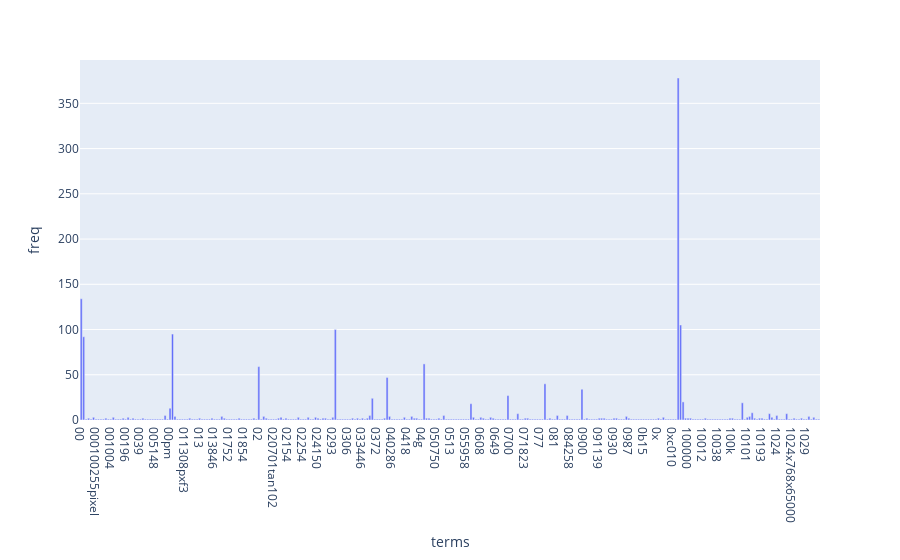

Notebook code cell kept with this figure:
### Markdown cell above
<a id='exercise13'></a>
### >>> **Exercise 13 (take home):**
If you want a nicer interactive visualization here, I would encourage you try to install and use plotly to achieve this.

### Code cell
import plotly.express as px
import pandas as pd

tf = np.asarray(X_counts.sum(axis=0))[0]

df = pd.DataFrame(tf, columns=['freq'])
df['terms'] = count_vect.get_feature_names_out()
fig = px.bar(df[:300],x='terms',y='freq')
fig.show()

### Figure 1 — Plotly figure (JSON) as saved in the notebook; plotly's stock layout.template omitted (floating-point values rounded to 4 significant figures; data arrays with more than 128 entries replaced by an {"elided": "..."} marker saying what was removed)
{"data": [{"alignmentgroup": "True", "hovertemplate": "terms=%{x}<br>freq=%{y}<extra></extra>", "legendgroup": "", "marker": {"color": "#636efa", "pattern": {"shape": ""}}, "name": "", "offsetgroup": "", "orientation": "v", "showlegend": false, "textposition": "auto", "type": "bar", "x": {"elided": "300 str values"}, "xaxis": "x", "y": {"elided": "300 int values"}, "yaxis": "y"}], "layout": {"barmode": "relative", "legend": {"tracegroupgap": 0}, "margin": {"t": 60}, "xaxis": {"anchor": "y", "domain": [0, 1], "title": {"text": "terms"}}, "yaxis": {"anchor": "x", "domain": [0, 1], "title": {"text": "freq"}}}}
